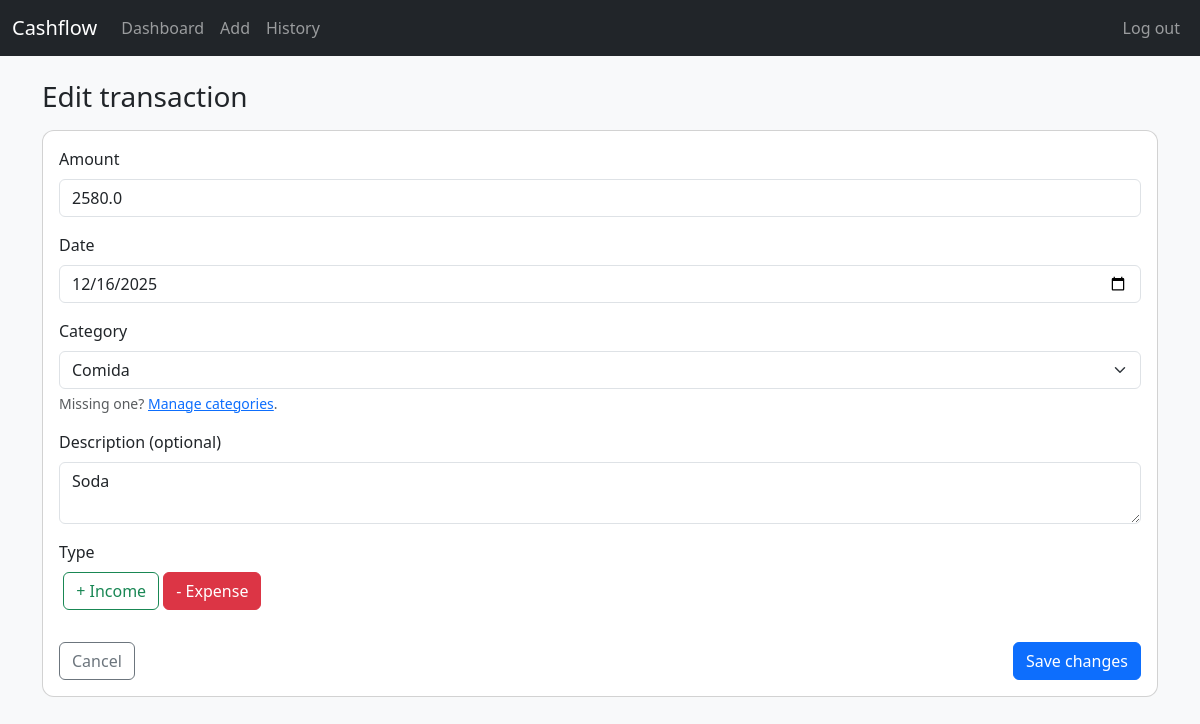
The page /transactions/22/edit (signed in) on the database its author committed.
### tables this page shows
CREATE TABLE transactions (
    id INTEGER PRIMARY KEY AUTOINCREMENT,
    user_id INTEGER NOT NULL,
    category_id INTEGER NOT NULL,
    amount REAL NOT NULL,
    type TEXT NOT NULL CHECK (type IN ('income', 'expense')),
    description TEXT,
    date TEXT NOT NULL,
    created_at TEXT DEFAULT CURRENT_TIMESTAMP,
    FOREIGN KEY (user_id) REFERENCES users(id),
    FOREIGN KEY (category_id) REFERENCES categories(id)
);

CREATE TABLE categories (
    id INTEGER PRIMARY KEY AUTOINCREMENT,
    user_id INTEGER NOT NULL,
    name TEXT NOT NULL,
    UNIQUE (user_id, name),
    FOREIGN KEY (user_id) REFERENCES users(id)
);

### views.py (the view, shortened to what this page needs)
@views_bp.route("/transactions/<int:tx_id>/edit", methods=["GET", "POST"])
def edit_transaction(tx_id):
    user_id = session.get("user_id")
    if not user_id:
        return redirect(url_for("auth.login"))
    db = get_db()
    tx = db.execute(
        """
        SELECT id, user_id, category_id, amount, type, description, date
        FROM transactions
        WHERE id = ? AND user_id = ?
        """,
        (tx_id, user_id),
    ).fetchone()
    if not tx:
        return redirect(url_for("views.index"))
    categories = db.execute(
        "SELECT id, name FROM categories WHERE user_id = ? ORDER BY name",
        (user_id,),
    ).fetchall()
    return render_template("edit.html", tx=tx, categories=categories)

### db.py (called while the page is built)
def get_db():
    if "db" not in g:
        conn = sqlite3.connect(DATABASE)
        conn.row_factory = sqlite3.Row
        g.db = conn
    return g.db

### templates/edit.html (shortened to what this page needs)
{% extends "layout.html" %}
{% block content %}
<h1 class="h3 mb-3">Edit transaction</h1>
<form method="post" class="card p-3">
  <div class="mb-3">
    <label for="amount" class="form-label">Amount</label>
    <input type="number" step="0.01" class="form-control" id="amount" name="amount" required min="0.01"
      placeholder="e.g.: 15000.00" value="{{ tx['amount'] }}">
  </div>
  <div class="mb-3">
    <label for="date" class="form-label">Date</label>
    <input type="date" class="form-control" id="date" name="date" required value="{{ tx['date'] }}">
  </div>
  <div class="mb-3">
    <label for="category_id" class="form-label">Category</label>
    <select class="form-select" id="category_id" name="category_id" required>
      {% for cat in categories %}
      <option value="{{ cat['id'] }}" {% if cat['id']==tx['category_id'] %}selected{% endif %}>
        {{ cat["name"] }}
      </option>
      {% endfor %}
    </select>
    <div class="form-text">
      Missing one? <a href="{{ url_for('views.categories') }}">Manage categories</a>.
    </div>
  </div>
  <div class="mb-3">
    <label for="description" class="form-label">Description (optional)</label>
    <textarea class="form-control" id="description" name="description" rows="2"
      placeholder="e.g.: salary, rent, groceries...">{{ tx['description'] }}</textarea>
  </div>
  <div class="mb-3">
    <label class="form-label d-block">Type</label>
    <label class="btn btn-outline-success" for="type_income">
      + Income
    </label>
    <label class="btn btn-outline-danger" for="type_expense">
      - Expense
    </label>
  </div>
  <div class="d-flex justify-content-between mt-3">
    <a href="{{ url_for('views.index') }}" class="btn btn-outline-secondary">
      Cancel
    </a>
    <button type="submit" class="btn btn-primary">
      Save changes
    </button>
  </div>
</form>
{% endblock %}

### static/css/styles.css (style rules this page uses)
body { font-family: system-ui, -apple-system, BlinkMacSystemFont, "Segoe UI", sans-serif; }
.card { border-radius: 0.75rem; }

### rows shown on the page
transactions: amount "2580.0", date "12/16/2025", category_id "Comida", description "Soda"
